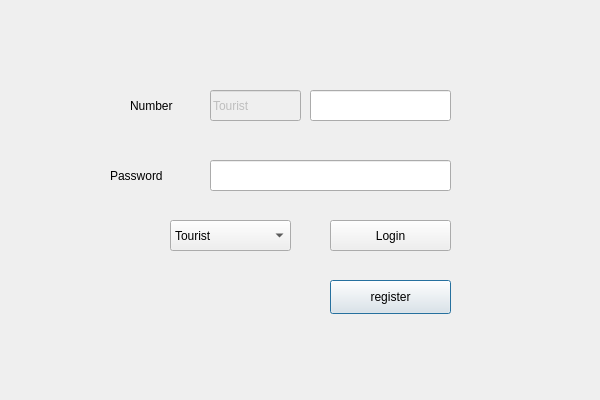
<?xml version="1.0" encoding="UTF-8"?>
<ui version="4.0">
 <class>QtGuiApplication8Class</class>
 <widget class="QDialog" name="QtGuiApplication8Class">
  <property name="geometry">
   <rect>
    <x>0</x>
    <y>0</y>
    <width>600</width>
    <height>400</height>
   </rect>
  </property>
  <property name="windowTitle">
   <string>QtGuiApplication8</string>
  </property>
  <widget class="QLabel" name="label_num">
   <property name="geometry">
    <rect>
     <x>130</x>
     <y>90</y>
     <width>61</width>
     <height>31</height>
    </rect>
   </property>
   <property name="text">
    <string>Number</string>
   </property>
  </widget>
  <widget class="QComboBox" name="comboBox">
   <property name="geometry">
    <rect>
     <x>170</x>
     <y>220</y>
     <width>121</width>
     <height>31</height>
    </rect>
   </property>
   <item>
    <property name="text">
     <string>Tourist</string>
    </property>
   </item>
   <item>
    <property name="text">
     <string>Master</string>
    </property>
   </item>
   <item>
    <property name="text">
     <string>Staff</string>
    </property>
   </item>
  </widget>
  <widget class="QLineEdit" name="lineEdit_job">
   <property name="enabled">
    <bool>false</bool>
   </property>
   <property name="geometry">
    <rect>
     <x>210</x>
     <y>90</y>
     <width>91</width>
     <height>31</height>
    </rect>
   </property>
   <property name="text">
    <string>Tourist</string>
   </property>
   <property name="dragEnabled">
    <bool>true</bool>
   </property>
  </widget>
  <widget class="QPushButton" name="pushbutton_register">
   <property name="geometry">
    <rect>
     <x>330</x>
     <y>280</y>
     <width>121</width>
     <height>34</height>
    </rect>
   </property>
   <property name="text">
    <string>register</string>
   </property>
  </widget>
  <widget class="QLabel" name="label_pass">
   <property name="geometry">
    <rect>
     <x>110</x>
     <y>160</y>
     <width>81</width>
     <height>31</height>
    </rect>
   </property>
   <property name="text">
    <string>Password</string>
   </property>
  </widget>
  <widget class="QLineEdit" name="lineEdit_pass">
   <property name="geometry">
    <rect>
     <x>210</x>
     <y>160</y>
     <width>241</width>
     <height>31</height>
    </rect>
   </property>
  </widget>
  <widget class="QLineEdit" name="lineEdit_num">
   <property name="enabled">
    <bool>true</bool>
   </property>
   <property name="geometry">
    <rect>
     <x>310</x>
     <y>90</y>
     <width>141</width>
     <height>31</height>
    </rect>
   </property>
   <property name="Number" stdset="0">
    <string>123</string>
   </property>
  </widget>
  <widget class="QPushButton" name="pushbutton_login">
   <property name="geometry">
    <rect>
     <x>330</x>
     <y>220</y>
     <width>121</width>
     <height>31</height>
    </rect>
   </property>
   <property name="text">
    <string>Login</string>
   </property>
   <property name="Number" stdset="0">
    <number>12</number>
   </property>
  </widget>
  <widget class="QLabel" name="label_alarm">
   <property name="geometry">
    <rect>
     <x>80</x>
     <y>280</y>
     <width>211</width>
     <height>31</height>
    </rect>
   </property>
   <property name="frameShape">
    <enum>QFrame::NoFrame</enum>
   </property>
   <property name="text">
    <string/>
   </property>
   <property name="textFormat">
    <enum>Qt::RichText</enum>
   </property>
  </widget>
 </widget>
 <layoutdefault spacing="6" margin="11"/>
 <tabstops>
  <tabstop>lineEdit_num</tabstop>
  <tabstop>lineEdit_pass</tabstop>
  <tabstop>comboBox</tabstop>
  <tabstop>pushbutton_login</tabstop>
  <tabstop>pushbutton_register</tabstop>
  <tabstop>lineEdit_job</tabstop>
 </tabstops>
 <resources>
  <include location="QtGuiApplication8.qrc"/>
 </resources>
 <connections>
  <connection>
   <sender>comboBox</sender>
   <signal>currentIndexChanged(QString)</signal>
   <receiver>lineEdit_job</receiver>
   <slot>setText(QString)</slot>
   <hints>
    <hint type="sourcelabel">
     <x>230</x>
     <y>235</y>
    </hint>
    <hint type="destinationlabel">
     <x>255</x>
     <y>105</y>
    </hint>
   </hints>
  </connection>
 </connections>
</ui>
